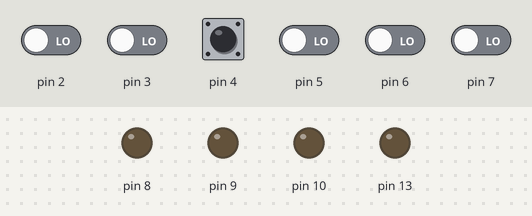
The sketch below on a simulated Arduino Uno, built with avr-gcc and run on an emulated ATmega328P. Parts: output pins drawn as LEDs (lit = HIGH). The test bench sets the inputs (shaded band); at power-on: pin 2–7 LOW.

Above: at 1.2 s.
1.3 s: pin 4 pulsed HIGH 2 times (0.12 s each, 0.3 s apart)
At 1.7 s:
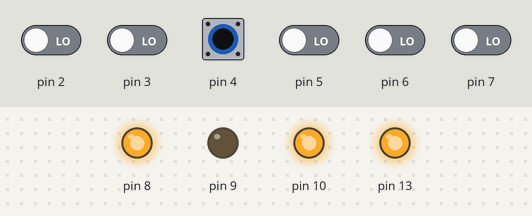
3.4 s: pin 5 driven HIGH
At 3.7 s:
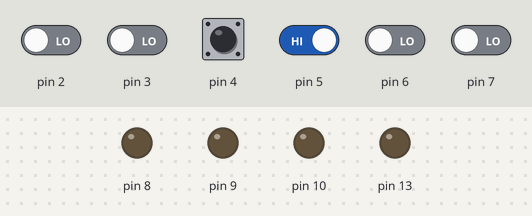
Timing chart, 0 to 6.4 s (numbered marks = the images above; inputs shaded):
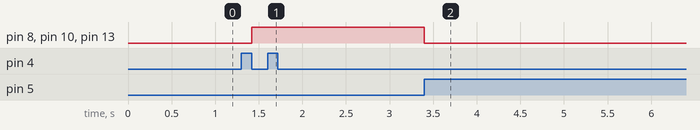

Measured:
- after the input at 1.3 s, pin 8, pin 10, pin 13: LOW → HIGH after 0.12 s
- after the input at 3.4 s, pin 8, pin 10, pin 13: HIGH → LOW at once

The sketch:

RollerDoor.ino
```cpp
#include <arduino.h>
#include "rollerDoorTypes.h"
#include "inputFunctions.h"
#include "outputFunctions.h"

#define MAX_TRAVEL_TIME 25000

// State Management
enum OperationalStates
{
	Unknown,
	DoorUp,
	DoorDown,
	DoorRaising,
	DoorLowering
};

OperationalStates doorState = Unknown;

// Inputs (second last param is active state)
Input buttonUp = { 4, false, false, LOW, 0 };
Input buttonDown = { 3, false, false, LOW, 0 };
Input buttonStop = { 5, false, false, HIGH, 0 };
Input buttonRemote = { 6, false, false, LOW, 0 };
Input safetyBreakBeam = { 7, false, false, LOW, 0 };
Input closedReedSwitch = { 2, false, false, LOW, 0 };

// Outputs (last param is active state)
Output actionUp = { 8, false, HIGH };
Output actionDown = { 9, false, HIGH };
Output actionEnable = { 10, false, HIGH };
Output indicator = { 13, false, HIGH };

// Timer
unsigned long previousTime = 0;
unsigned long currentTime = 0;
unsigned long intervalTime = 0;
unsigned long travelTime = 0;

void setup() {
	InitialiseInput(&buttonUp);
	InitialiseInput(&buttonDown);
	InitialiseInput(&buttonStop);
	InitialiseInput(&buttonRemote);
	InitialiseInput(&safetyBreakBeam);
	InitialiseInput(&closedReedSwitch);

	InitialiseOutput(&actionUp);
	InitialiseOutput(&actionDown);
	InitialiseOutput(&actionEnable);
	InitialiseOutput(&indicator);
}

void Update()
{
	// Timer
	previousTime = currentTime;
	currentTime = millis();
	intervalTime = currentTime - previousTime;

	// Inputs
	UpdateInput(&buttonUp, &intervalTime);
	UpdateInput(&buttonDown, &intervalTime);
	UpdateInput(&buttonStop, &intervalTime);
	UpdateInput(&buttonRemote, &intervalTime);
	UpdateInput(&safetyBreakBeam, &intervalTime);
	UpdateInput(&closedReedSwitch, &intervalTime);

	// Outputs
	UpdateOutput(&actionUp);
	UpdateOutput(&actionEnable);
	UpdateOutput(&actionDown);
	UpdateOutput(&indicator);
}

void loop() {

	// Refresh timer, and IO
	Update();

	switch (doorState)
	{
	case DoorUp:

		travelTime = 0;

		// Stop the machines!
		SetOutput(&actionUp, false); // Don't go up.
		SetOutput(&actionDown, false); // Don't go down.
		SetOutput(&actionEnable, false); // Stop everything
		SetOutput(&indicator, false); // Indicator off.

									  // Door is in some arbitrary position that isn't down. If remote, or down is pressed, go down if beam ok.
		if ((ButtonPressed(&buttonRemote) || ButtonPressed(&buttonDown)) && InputInactive(&safetyBreakBeam)) doorState = DoorLowering;
		if (ButtonPressed(&buttonUp)) doorState = DoorRaising;

		if (InputActive(&closedReedSwitch)) doorState = DoorDown;

		break;

	case DoorDown:

		travelTime = 0;

		// Stop the machines!
		SetOutput(&actionUp, false); // Don't go up.
		SetOutput(&actionDown, false); // Don't go down.
		SetOutput(&actionEnable, false); // Stop everything.
		SetOutput(&indicator, false); // Indicator off.

									  // Check Remote & Up Button, but ignore if stop button is being held in
		if ((ButtonPressed(&buttonRemote) || ButtonPressed(&buttonUp)) && InputInactive(&buttonStop)) doorState = DoorRaising;

		break;

	case DoorRaising:

		travelTime += intervalTime;

		// Configure switcherisers!
		SetOutput(&actionUp, true); // Go up.
		SetOutput(&actionDown, false); // Don't go down.
		SetOutput(&actionEnable, true); // Don't stop.
		SetOutput(&indicator, true); // Indicator On.

									 // Check for another button press to stop operation.
		if (ButtonPressed(&buttonDown) || ButtonPressed(&buttonStop) || ButtonPressed(&buttonRemote)) doorState = DoorUp;

		if (travelTime >= MAX_TRAVEL_TIME) doorState = DoorUp;

		break;

	case DoorLowering:

		travelTime += intervalTime;

		// Configure switcherisers!
		SetOutput(&actionUp, false); // Don't go up.
		SetOutput(&actionDown, true); // Go down.
		SetOutput(&actionEnable, true); // Don't stop.
		SetOutput(&indicator, false); // Indicator off.

									  // Check Remote & Up Button, but ignore if stop button is being held in, and check beam
		if ((ButtonPressed(&buttonRemote) || ButtonPressed(&buttonUp) || ButtonPressed(&buttonStop)) || InputActive(&safetyBreakBeam)) doorState = DoorUp;

		if (travelTime >= MAX_TRAVEL_TIME) doorState = DoorDown;

		break;

	default:
		// Unknown location, determine... Must be UP (or half way) because otherwise the reed switch would have put us in a down state automagically!
		doorState = DoorUp;

		break;
	}
}
```

RollerDoorTypes.h
```cpp
#ifndef _ROLLERDOOR_TYPES_H_
#define _ROLLERDOOR_TYPES_H_

typedef struct {
	int pin;
	bool currentState;
	bool previousState;
	bool activeState;
	int debounce;
} Input;

typedef struct {
	int pin;
	bool currentState;
	bool activeState;
} Output;

#endif
```

inputFunctions.cpp
```cpp
#include "inputFunctions.h"
#include <arduino.h>

void UpdateInput(Input * input, unsigned long * interval)
{
	input->previousState = input->currentState;

	// Check if a debounce is underway
	if (input->debounce <= 0)
	{
		// If not, update inputs
		input->currentState = digitalRead(input->pin) == input->activeState;

		// If state changed, so start a debounce
		if (input->previousState != input->currentState) input->debounce = DEBOUNCE_TIME;
	}
	else
	{
		// This accounts for irregularities in the time taken to loop through the main program
		int dTime = (int)(*interval);
		if (dTime > MAX_THRESHOLD || dTime < MIN_THRESHOLD) dTime = MIN_THRESHOLD;

		// Count the loop time towards the debounce
		input->debounce -= dTime;
	}
}

bool ButtonPressed(Input * input)
{
	return (!input->previousState) && input->currentState;
}

bool ButtonReleased(Input * input)
{
	return (!input->currentState) && input->previousState;
}

bool InputActive(Input * input)
{
	return input->currentState;
}

bool InputInactive(Input * input)
{
	return !(input->currentState);
}

void InitialiseInput(Input * input)
{
	pinMode(input->pin, INPUT);

	input->currentState = digitalRead(input->pin) && input->activeState;
	input->previousState = input->currentState;
}
```

inputFunctions.h
```cpp
#ifndef _INPUTFUNCTIONS_H_
#define _INPUTFUNCTIONS_H_

#define DEBOUNCE_TIME 250
#define MAX_THRESHOLD 500
#define MIN_THRESHOLD 1

#include "rollerDoorTypes.h"

void UpdateInput(Input * input, unsigned long * interval);
bool ButtonPressed(Input * input);
bool ButtonReleased(Input * input);
bool InputActive(Input * input);
bool InputInactive(Input * input);
void InitialiseInput(Input * input);

#endif
```

outputFunctions.cpp
```cpp
#include "outputFunctions.h"
#include <arduino.h>

void UpdateOutput(Output * output)
{
	// Write the output buffer
	digitalWrite(output->pin, output->currentState == output->activeState);
}

void InitialiseOutput(Output * output)
{
	pinMode(output->pin, OUTPUT);
	UpdateOutput(output);
}

void SetOutput(Output * output, bool state)
{
	output->currentState = state;
}
```

outputFunctions.h
```cpp
#ifndef _OUTPUTFUNCTIONS_H_
#define _OUTPUTFUNCTIONS_H_

#include "rollerDoorTypes.h"

void UpdateOutput(Output * output);
void InitialiseOutput(Output * output);
void SetOutput(Output * output, bool state);

#endif
```
